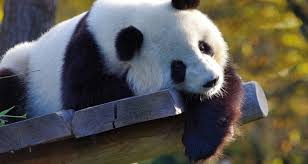
#> input picture Original Image/panda.jpg, 308 x 164 px, found by its file name
$ jupyter execute Dominant_Color_for_Image_Segmentation.ipynb
#> lines starting #> are read from the running program, lines starting #| are printed output that depends on the picture
[cell 1]
import matplotlib.pyplot as plt
import cv2
import numpy as np
from PIL import Image

[cell 2]
img = cv2.imread("panda.jpg")
#> img is the input picture: shape (164, 308, 3); mean B, G, R 81.9, 86.7, 88.9
img = cv2.cvtColor(img, cv2.COLOR_BGR2RGB)

[cell 3]
img.shape
#> Out = (164, 308, 3)

[cell 4]
plt.imshow(img)
plt.show()

[cell 5]
img =cv2.resize(img, (500,330))
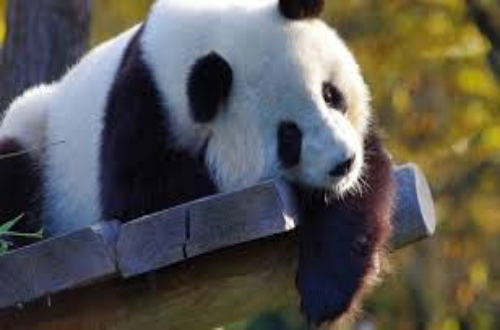
#> img: shape (330, 500, 3); mean R, G, B 88.8, 86.6, 81.8

[cell 6]
img.shape
#> Out = (330, 500, 3)

[cell 7]
plt.imshow(img)

[cell 8]
img_reshape = img.reshape((-1,3))

[cell 9]
img_reshape.shape
#> Out = (165000, 3)

[cell 10]
from sklearn.cluster import KMeans

[cell 11]
dominant_colors = 4

km = KMeans(n_clusters=dominant_colors)
km.fit(img_reshape)

[cell 12]
centers = km.cluster_centers_

[cell 13]
centers = np.round(centers)

[cell 14]
print(centers)

## Plotting the colors present in the Image:

[cell 15]
c= 1
plt.figure(0,figsize=(8,2))

for color in centers:

    plt.subplot(1,dominant_colors,c)
    plt.axis("off")
    c+=1

    plot  = np.zeros((100,100,3))

    plot[:,:,:] = color

    plot = np.array(plot, dtype="int")
    plt.imshow(plot)

plt.show()
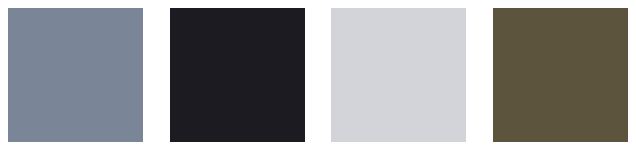
#> figure drawn by matplotlib, 4 panels

[cell 16]
extracted_img = np.zeros((img.shape[0]*img.shape[1],3), dtype="int")

[cell 17]
centers

[cell 18]
km.labels_

[cell 19]
for i in range(extracted_img.shape[0]):
    extracted_img[i] = centers[km.labels_[i]]

[cell 20]
extracted_img.shape
#> Out = (165000, 3)

[cell 21]
extracted_img = extracted_img.reshape((img.shape[0],img.shape[1],3))

[cell 22]
plt.figure(figsize=(15,8))

plt.subplot(1,2,1)
plt.imshow(img)
plt.title("Original Image")
plt.axis("off")

plt.subplot(1,2,2)
plt.imshow(extracted_img)
plt.title("Color Segmented Image")
plt.axis("off")
plt.show()
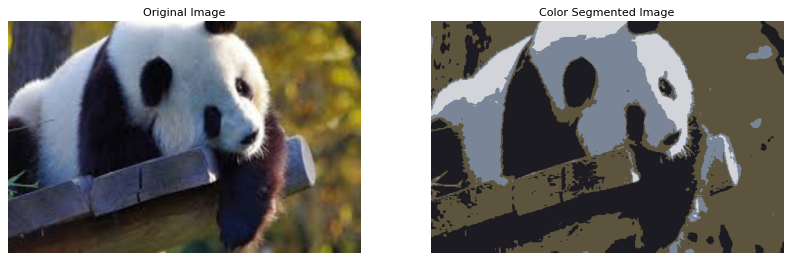
#> figure drawn by matplotlib, 2 panels
